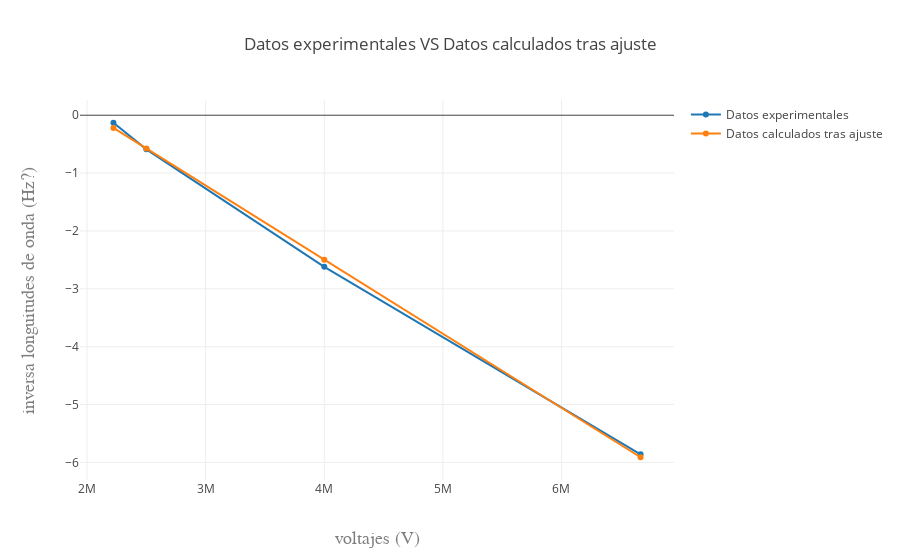

Write notebook code for a chart like this one.
### Code cell
datos = [
  { x: inversa_de_longitudes_de_onda, y: voltajes_medidos, name: 'Datos experimentales' }, 
  { x: inversa_de_longitudes_de_onda, y: voltajes_de_frenado_calculados, name: 'Datos calculados tras ajuste' }
];

var layout = {
  title: 'Datos experimentales VS Datos calculados tras ajuste',
  xaxis: { title: 'voltajes (V)', titlefont: { 
    family: 'Courier New, monospace', size: 18, color: '#7f7f7f' }
  },
  yaxis: {
    title: ' inversa longuitudes de onda (Hz)', titlefont: {
      family: 'Courier New, monospace', size: 18, color: '#7f7f7f' }
  }
};
Plotly(datos, layout);

### Figure 1 — Plotly figure (JSON) as saved in the notebook; plotly's stock layout.template omitted (floating-point values rounded to 4 significant figures)
{"data": [{"x": [6667000.0, 4000000.0, 2500000, 2222000.0], "y": [-5.86, -2.62, -0.59, -0.13], "name": "Datos experimentales"}, {"x": [6667000.0, 4000000.0, 2500000, 2222000.0], "y": [-5.911, -2.496, -0.5747, -0.219], "name": "Datos calculados tras ajuste"}], "layout": {"title": "Datos experimentales VS Datos calculados tras ajuste", "xaxis": {"title": "voltajes (V)", "titlefont": {"family": "Courier New, monospace", "size": 18, "color": "#7f7f7f"}}, "yaxis": {"title": " inversa longuitudes de onda (Hz?)", "titlefont": {"family": "Courier New, monospace", "size": 18, "color": "#7f7f7f"}}}}
